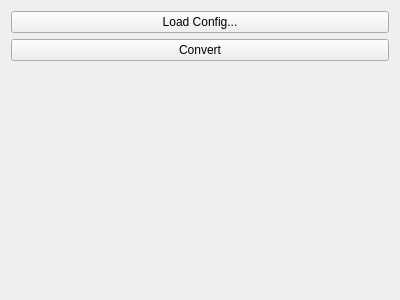
<?xml version="1.0" encoding="UTF-8"?>
<ui version="4.0">
 <class>DicomConverterForm</class>
 <widget class="QWidget" name="DicomConverterForm">
  <property name="geometry">
   <rect>
    <x>0</x>
    <y>0</y>
    <width>400</width>
    <height>300</height>
   </rect>
  </property>
  <property name="windowTitle">
   <string>Form</string>
  </property>
  <layout class="QVBoxLayout" name="verticalLayout">
   <item>
    <widget class="QPushButton" name="buttonLoadConfig">
     <property name="text">
      <string>Load Config...</string>
     </property>
    </widget>
   </item>
   <item>
    <widget class="QPushButton" name="buttonConvert">
     <property name="text">
      <string>Convert</string>
     </property>
    </widget>
   </item>
   <item>
    <spacer name="verticalSpacer">
     <property name="orientation">
      <enum>Qt::Vertical</enum>
     </property>
     <property name="sizeHint" stdset="0">
      <size>
       <width>20</width>
       <height>222</height>
      </size>
     </property>
    </spacer>
   </item>
  </layout>
 </widget>
 <resources/>
 <connections/>
</ui>
